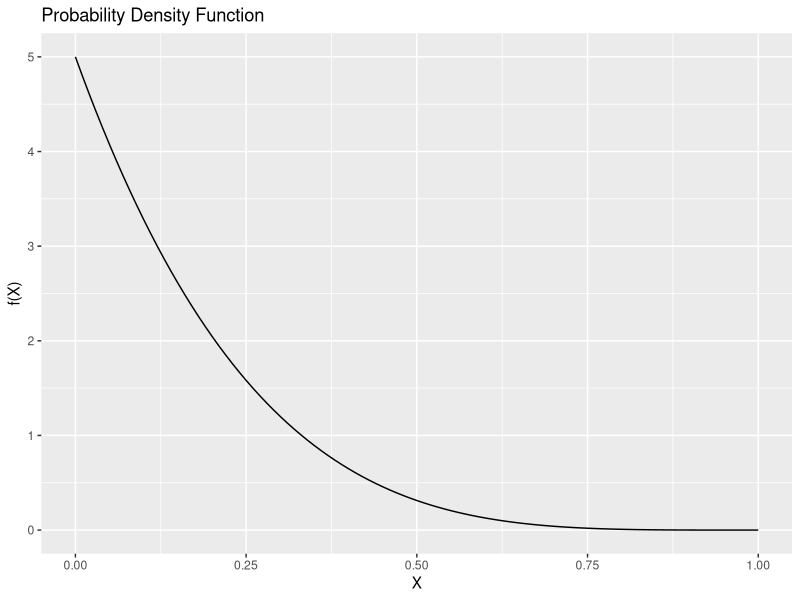

This chart was generated by the following R code:
# Define the function
f <- function(x, k) {
  ifelse(x >= 0 & x <= 1, k*(1-x)^4, 0)
}

# Define the integral of the function minus 1 (since total probability should be 1)
g <- function(k) {
  integrate(f, lower = 0, upper = 1, k = k)$value - 1
}

# Use uniroot to find the value of k that makes g(k) = 0
solution <- uniroot(g, interval = c(0, 100))

# Print the solution
print(solution$root)

# Load necessary libraries
library(ggplot2)

# Define the function
f <- function(x, k) {
  ifelse(x >= 0 & x <= 1, k*(1-x)^4, 0)
}

# Use the value of k found in part a
k <- solution$root

# b. Sketch the probability density function
x_values <- seq(0, 1, by = 0.01)
y_values <- f(x_values, k)
df <- data.frame(x = x_values, y = y_values)
ggplot(df, aes(x = x, y = y)) +
  geom_line() +
  labs(x = "X", y = "f(X)", title = "Probability Density Function")

# c. Determine the mean of X
# The mean of a continuous random variable X with pdf f(x) is given by E[X] = integral(x*f(x) dx)
mean_x <- integrate(function(x) x*f(x, k), lower = 0, upper = 1)$value

# d. Determine the variance of X to 3 decimal places
# The variance of a continuous random variable X with pdf f(x) is given by Var[X] = E[X^2] - (E[X])^2
ex2 <- integrate(function(x) (x^2)*f(x, k), lower = 0, upper = 1)$value
var_x <- ex2 - mean_x^2

# e. Find the quantity of flour that the factory should have in stock at the beginning of a week
# such that there is a probability of 0.98 that the demand in that week will be met.
# This is equivalent to finding the 98th percentile of the distribution.
quantile_x <- uniroot(function(x) integrate(f, lower = 0, upper = x, k = k)$value - 0.98,
                     interval = c(0, 1))$root

# Print the results
print(paste("Mean of X: ", mean_x))
print(paste("Variance of X: ", round(var_x, 3)))
print(paste("Quantity of flour to stock: ", round(quantile_x)))